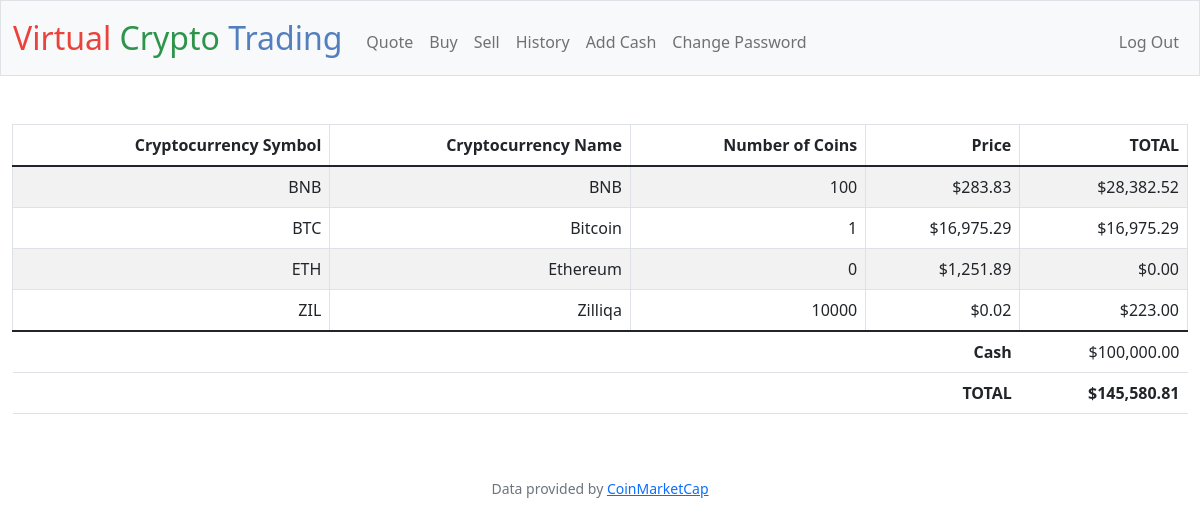
/ (signed in), run on the app's committed database.
### tables this page shows
CREATE TABLE transactions (id INTEGER PRIMARY KEY AUTOINCREMENT, user_id INTEGER NOT NULL, name TEXT NOT NULL, symbol TEXT NOT NULL, shares INTEGER NOT NULL, price NUMERIC NOT NULL, time TIMESTAMP DEFAULT CURRENT_TIMESTAMP, type TEXT NOT NULL, FOREIGN KEY(user_id) REFERENCES users(id));

CREATE TABLE users (id INTEGER PRIMARY KEY AUTOINCREMENT NOT NULL, username TEXT NOT NULL, hash TEXT NOT NULL, cash NUMERIC NOT NULL DEFAULT 100000.00);

### app.py (the view)
@app.route("/")
@login_required
def index():
    user_id = session["user_id"]
    portfolio = db.execute(
        "SELECT symbol, name, SUM(shares) AS totalshares, price, SUM(shares)*price as priceofallshares FROM transactions WHERE user_id=? GROUP BY symbol", user_id)
    cash = db.execute("SELECT cash FROM users WHERE id=?", user_id)[0]["cash"]
    total = cash
    for stock in portfolio:
        total += stock["price"] * stock["totalshares"]
    return render_template("index.html", portfolio=portfolio, cash=cash, total=total)

### app.py (called while the page is built)
@app.after_request
def after_request(response):
    response.headers["Cache-Control"] = "no-cache, no-store, must-revalidate"
    response.headers["Expires"] = 0
    response.headers["Pragma"] = "no-cache"
    return response

### helpers.py (called while the page is built)
def login_required(f):
    @wraps(f)
    def decorated_function(*args, **kwargs):
        if session.get("user_id") is None:
            return redirect("/login")
        return f(*args, **kwargs)
    return decorated_function

def usd(value):
    return f"${value:,.2f}"

### templates/index.html (shortened to what this page needs)
{% extends "layout.html" %}
{% block main %}
    <table class="table table-striped table-bordered table-hover text-end">
        <thead>
        <tr>
            <th scope="col">Cryptocurrency Symbol</th>
            <th scope="col">Cryptocurrency Name</th>
            <th scope="col">Number of Coins</th>
            <th scope="col">Price</th>
            <th scope="col">TOTAL</th>
        </tr>
        </thead>
        <tbody>
            {% for row in portfolio %}
                <tr>
                    <td>{{ row["symbol"] }}</td>
                    <td>{{ row["name"] }}</td>
                    <td>{{ row["totalshares"] }}</td>
                    <td>{{ row["price"] | usd }}</td>
                    <td>{{ row["priceofallshares"] | usd }}</td>
                </tr>
            {% endfor %}
        </tbody>
        <tfoot>
            <tr>
                <td class="border-0 fw-bold text-end" colspan="4">Cash</td>
                <td class="border-0 text-end">{{ cash | usd }}</td>
            </tr>
            <tr>
                <td class="border-0 fw-bold text-end" colspan="4">TOTAL</td>
                <td class="border-0 w-bold text-end"><strong>{{ total | usd }}</strong></td>
            </tr>
        </tfoot>
    </table>
{% endblock %}

### data on the page
transactions: symbol "BNB", name "BNB", totalshares "100", price "$283.83", priceofallshares "$28,382.52"
transactions: symbol "BTC", name "Bitcoin", totalshares "1", price "$16,975.29", priceofallshares "$16,975.29"
transactions: symbol "ETH", name "Ethereum", totalshares "0", price "$1,251.89", priceofallshares "$0.00"
transactions: symbol "ZIL", name "Zilliqa", totalshares "10000", price "$0.02", priceofallshares "$223.00"
users: cash "$100,000.00"

### other printed values
{{ total | usd }} "$145,580.81"
